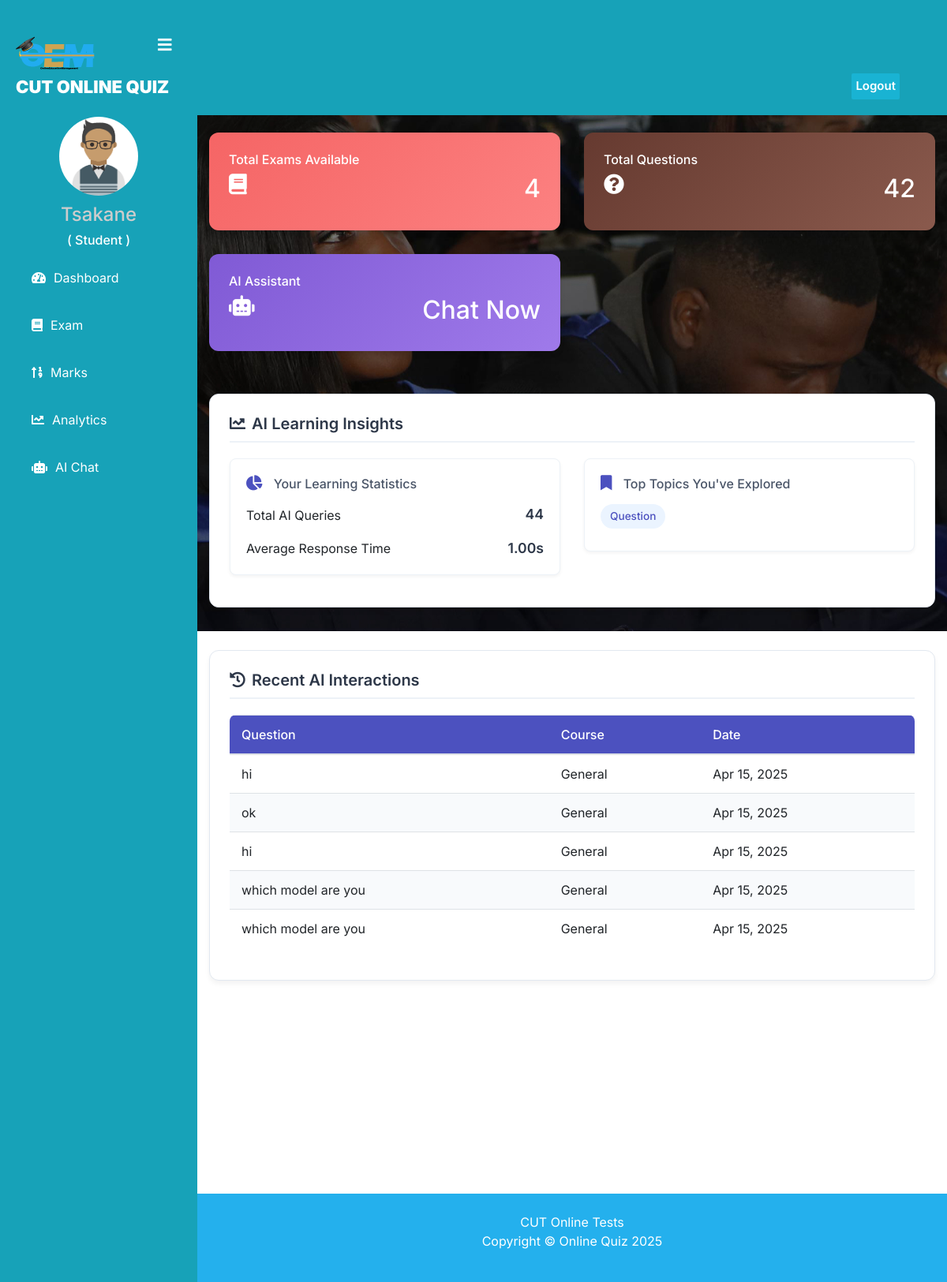
/student/student-dashboard (signed in), run on the app's committed database.
### student/models.py (models this page shows, shortened)
class AIChatHistory(models.Model):
    student = models.ForeignKey(Student, on_delete=models.CASCADE)
    question = models.TextField()
    answer = models.TextField()
    timestamp = models.DateTimeField(default=timezone.now)
    course = models.ForeignKey('quiz.Course', on_delete=models.SET_NULL, null=True, blank=True)
    class Meta:
        ordering = ['-timestamp']

### student/views.py (the view)
# urls.py: path('student-dashboard', views.student_dashboard_view, name='student-dashboard'),
@login_required(login_url='studentlogin')
@user_passes_test(is_student)
def student_dashboard_view(request):
    student = models.Student.objects.get(user_id=request.user.id)
    ai_insights = get_student_ai_insights(student)
    dict={
        'total_course':QMODEL.Course.objects.all().count(),
        'total_question':QMODEL.Question.objects.all().count(),
        'ai_insights': ai_insights,
        'courses': QMODEL.Course.objects.all(),
    }
    return render(request,'student/student_dashboard.html',context=dict)

### student/ai_utils.py (called while the page is built)
def get_student_ai_insights(student):
    try:
        analytics = AIUsageAnalytics.objects.filter(student=student).order_by('-date')[:7]
        recent_chats = AIChatHistory.objects.filter(student=student).order_by('-timestamp')[:5]
        insights = {
            'total_queries': sum(a.total_queries for a in analytics),
            'average_response_time': sum(a.average_response_time for a in analytics) / len(analytics) if analytics else 0,
            'top_topics': get_top_topics(student),
            'recent_chats': recent_chats
        }
        return insights
    except Exception as e:
        logger.error(f"Error getting AI insights for student {student.get_name}: {str(e)}")
        return {
            'total_queries': 0,
            'average_response_time': 0,
            'top_topics': [],
            'recent_chats': []
        }

def get_top_topics(student):
    try:
        analytics = AIUsageAnalytics.objects.filter(student=student).order_by('-date').first()
        if analytics and analytics.topics_covered:
            return analytics.topics_covered[:5]
    except Exception as e:
        logger.error(f"Error getting top topics: {str(e)}")
    return []

### student/views.py (called while the page is built)
def is_student(user):
    return user.groups.filter(name='STUDENT').exists()

### templates/student/student_dashboard.html (shortened to what this page needs)
{% extends 'student/studentbase.html' %}
{% load widget_tweaks %}
{% block content %}
<head>
    <link href="http://netdna.bootstrapcdn.com/bootstrap/4.0.0-beta/css/bootstrap.min.css" rel="stylesheet">
    <link rel="stylesheet" href="https://maxcdn.bootstrapcdn.com/bootstrap/4.4.1/css/bootstrap.min.css">
    <link href="https://maxcdn.bootstrapcdn.com/font-awesome/4.3.0/css/font-awesome.min.css" rel="stylesheet">
</head>
<br><br>
<div class="container">
    <div class="row">
      <div class="col-md-4 col-xl-6">
        <div class="card bg-c-yellow order-card">
          <div class="card-block">
            <h6 class="m-b-20">Total Exams Available</h6>
            <h2 class="text-right"><i class="fas fa-book f-left"></i><span>{{total_course}}</span></h2>
          </div>
        </div>
      </div>
      <div class="col-md-4 col-xl-6">
        <div class="card bg-c-pink order-card">
          <div class="card-block">
            <h6 class="m-b-20">Total Questions</h6>
            <h2 class="text-right"><i class="fas fa-question-circle f-left"></i><span>{{total_question}}</span></h2>
          </div>
        </div>
      </div>
      <div class="col-md-4 col-xl-6">
        <div class="card bg-c-purple order-card">
          <div class="card-block">
            <h6 class="m-b-20">AI Assistant</h6>
            <h2 class="text-right">
              <i class="fas fa-robot f-left"></i>
              <a href="{% url 'ai_chat' %}" class="text-white">
                <span>Chat Now</span>
              </a>
            </h2>
          </div>
        </div>
      </div>
    </div>
    <div class="row mt-4">
      <div class="col-md-12">
        <div class="ai-insights-container">
          <h5><i class="fas fa-chart-line mr-2"></i>AI Learning Insights</h5>
          <div class="row">
            <div class="col-md-6">
              <div class="ai-stat-card">
                <h6><i class="fas fa-chart-pie"></i> Your Learning Statistics</h6>
                <div class="mt-3">
                  <div class="d-flex justify-content-between align-items-center mb-3">
                    <span>Total AI Queries</span>
                    <p class="mb-0">{{ ai_insights.total_queries }}</p>
                  </div>
                  <div class="d-flex justify-content-between align-items-center">
                    <span>Average Response Time</span>
                    <p class="mb-0">{{ ai_insights.average_response_time|floatformat:2 }}s</p>
                  </div>
                </div>
              </div>
            </div>
            <div class="col-md-6">
              <div class="ai-stat-card">
                <h6><i class="fas fa-bookmark"></i> Top Topics You've Explored</h6>
                <div class="mt-3">
                  {% for topic in ai_insights.top_topics %}
                    <span class="topic-badge">{{ topic|title }}</span>
                  {% endfor %}
                </div>
              </div>
            </div>
          </div>
        </div>
      </div>
    </div>
    {% if ai_insights.recent_chats %}
    <div class="row mt-4">
      <div class="col-md-12">
        <div class="ai-insights-container">
          <h5><i class="fas fa-history mr-2"></i>Recent AI Interactions</h5>
          <div class="table-responsive recent-chats-table">
            <table class="table table-hover">
              <thead>
                <tr>
                  <th>Question</th>
                  <th>Course</th>
                  <th>Date</th>
                </tr>
              </thead>
              <tbody>
                {% for chat in ai_insights.recent_chats %}
                <tr>
                  <td class="chat-preview">{{ chat.question|truncatechars:50 }}</td>
                  <td>{{ chat.course.course_name|default:"General" }}</td>
                  <td>{{ chat.timestamp|date:"M d, Y" }}</td>
                </tr>
                {% endfor %}
              </tbody>
            </table>
          </div>
        </div>
      </div>
    </div>
    {% endif %}
</div>
<br><br><br><br><br><br><br><br><br><br>
{% endblock content %}

### templates/student/studentbase.html (shortened to what this page needs)
<!DOCTYPE html>
{% load static %}
<html lang="en" dir="ltr">
<head>
  <link rel="stylesheet" href="https://cdnjs.cloudflare.com/ajax/libs/font-awesome/5.12.1/css/all.min.css">
</head>
<body>
  <header>
    <label for="check">
      <i style="left: 200px;margin-top: 17px;"class="fas fa-bars" id="sidebar_btn"></i>
    </label>
    <div class="left_area">
      <img src="{% static "../static/image/assets/images/oem.png" %}" width="100rem" class="logo_image" alt="jj">
      <h3 style="color: var(--white);">CUT Online Quiz</h3>
    </div>
    <div class="right_area">
       <form action="{% url 'logout' %}" method="POST">
        <button class="logout_btn" type="submit">Logout</button>
    </form>
    </div>
  </header>
  {% if not hide_sidebar %}
  <div class="sidebar">
    <br><br>
    <center>
      {% if student.profile_pic %}
      <img src="{{ student.profile_pic.url }}" class="profile_image" alt="Profile Picture">
  {% else %}
      <img src="{% static 'image/student.png' %}" class="profile_image" alt="Default Profile Picture">
  {% endif %}
      <h4>{{request.user.first_name}}</h4>
      <h6 style="color: rgb(255, 255, 255);">( Student )</h6>
    </center>
    <a href="/student/student-dashboard"><i class="fas fa-tachometer-alt"></i><span>Dashboard</span></a>
    <a href="/student/student-exam"><i class="fas fa-book"></i><span>Exam</span></a>
    <a href="/student/student-marks"><i class="fas fa-sort-numeric-up"></i><span>Marks</span></a>
    <a href="/student/analytics"><i class="fas fa-chart-line"></i><span>Analytics</span></a>
    <a href="/student/ai-chat"><i class="fas fa-robot"></i><span>AI Chat</span></a>
  </div>
  {% endif %}
  <div class="content" {% if hide_sidebar %}style="margin-left: 0; padding-top: 60px;"{% endif %}>
    <br><br><br><br><br>
    {% block content %}
    {% endblock content %}
    {% include "quiz/footer.html" %}
  </div>
</body>
</html>

### templates/student/studentbase.html (style rules this page uses)
:root { --blue: #24b0ed; --indigo: #6610f2; --purple: #6f42c1; --pink: #e83e8c; --red: #dc3545; --orange: #fd7e14; --yellow: #ffc107; --green: #28a745; --teal: #20c997; --cyan: #17a2b8; --white: #fff; --gray: #6c757d; --gray-dark: #343a40; --primary: #24b0ed; --secondary: #6c757d; --success: #28a745; --info: #17a2b8; --warning: #ffc107; --danger: #dc3545; --light: #f8f9fa; --dark: #343a40; --breakpoint-xs: 0; --breakpoint-sm: 576px; --breakpoint-md: 768px; --breakpoint-lg: 992px; --breakpoint-xl: 1200px; --font-family-sans-serif: -apple-system, BlinkMacSystemFont, "Segoe UI", Roboto, "Helvetica Neue", Arial, "Noto Sans", sans-serif, "Apple Color Emoji", "Segoe UI Emoji", "Segoe UI Symbol", "Noto Color Emoji"; --font-family-monospace: SFMono-Regular, Menlo, Monaco, Consolas, "Liberation Mono", "Courier New", monospace; }
a:link { text-decoration: none; }
body { margin: 0; padding: 0; font-family: "Gill Sans", sans-serif;; }
header { position: fixed; background: var(--cyan); padding: 20px; width: 100%; z-index: 1; }
.left_area h3 { color: #fff; margin: 0px; text-transform: uppercase; font-size: 22px; font-weight: 900; }
.logout_btn { padding: 5px; background: #19B3D3; text-decoration: none; float: right; margin-top: -30px; margin-right: 40px; border-radius: 2px; font-size: 15px; font-weight: 600; color: #fff; transition: 0.5s; border:none; }
.sidebar { background: var(--cyan); margin-top: 70px; padding-top: 30px; position: fixed; left: 0; width: 250px; height: 100%; transition: 0.5s; transition-property: left; }
.sidebar .profile_image { width: 100px; height: 100px; border-radius: 100px; margin-bottom: 10px; }
.sidebar h4 { color: #ccc; margin-top: 0; }
.sidebar a { color: #fff; display: block; width: 100%; line-height: 60px; text-decoration: none; padding-left: 40px; box-sizing: border-box; transition: 0.5s; }
.sidebar i { padding-right: 10px; }
label #sidebar_btn { z-index: 1; color: #fff; position: fixed; cursor: pointer; left: 300px; font-size: 20px; margin: 5px 0; transition: 0.5s; transition-property: color; }
.content { margin-left: 250px; background: url(./../../static/image/assets/images/back2.jpg) no-repeat; background-position: center; background-size: cover; height: 100vh; transition: 0.5s; }

### templates/student/student_dashboard.html (style rules this page uses)
a:link { text-decoration: none; }
.order-card { color: rgb(255, 255, 255); transition: all 0.3s ease; }
.bg-c-yellow { background: linear-gradient(135deg, #F56565 0%, #FC8181 100%); }
.bg-c-pink { background: linear-gradient(135deg, #663a30 0%, #8a5a4d 100%); }
.bg-c-purple { background: linear-gradient(135deg, #805AD5 0%, #9F7AEA 100%); }
.card { border-radius: 12px; -webkit-box-shadow: 0 4px 6px rgba(0, 0, 0, 0.1); box-shadow: 0 4px 6px rgba(0, 0, 0, 0.1); border: none; margin-bottom: 30px; -webkit-transition: all 0.3s ease-in-out; transition: all 0.3s ease-in-out; overflow: hidden; }
.card .card-block { padding: 25px; }
.order-card i { font-size: 26px; }
.f-left { float: left; }
.ai-insights-container { background: #fff; border-radius: 12px; padding: 25px; margin-bottom: 30px; box-shadow: 0 4px 6px rgba(0, 0, 0, 0.05); border: 1px solid #e2e8f0; }
.ai-insights-container h5 { color: #2D3748; font-weight: 600; margin-bottom: 20px; font-size: 1.25rem; border-bottom: 2px solid #edf2f7; padding-bottom: 10px; }
.ai-stat-card { background: #fff; border-radius: 8px; padding: 20px; margin-bottom: 15px; box-shadow: 0 2px 4px rgba(0, 0, 0, 0.05); border: 1px solid #edf2f7; transition: all 0.3s ease; }
.ai-stat-card i { color: #4C51BF; margin-right: 10px; font-size: 1.2rem; }
.ai-stat-card h6 { font-weight: 500; color: #4a5568; margin-bottom: 5px; }
.ai-stat-card p { font-weight: 600; color: #2D3748; margin-bottom: 0; font-size: 1.1rem; }
.topic-badge { display: inline-block; background: #ebf4ff; color: #4C51BF; padding: 5px 12px; border-radius: 20px; font-size: 0.85rem; font-weight: 500; margin-right: 8px; margin-bottom: 8px; }
.recent-chats-table { border-radius: 8px; overflow: hidden; }
.recent-chats-table thead { background: #4C51BF; color: white; }
.recent-chats-table th { font-weight: 500; padding: 12px 15px; }
.recent-chats-table td { padding: 12px 15px; vertical-align: middle; }
.recent-chats-table tr:nth-child(even) { background-color: #f8fafc; }
.chat-preview { max-width: 200px; white-space: nowrap; overflow: hidden; text-overflow: ellipsis; }
body { font-family: 'Inter', sans-serif; }

### data on the page
AIChatHistory: question "hi", course.course_name "General", timestamp "Apr 15, 2025"
AIChatHistory: question "ok", course.course_name "General", timestamp "Apr 15, 2025"
AIChatHistory: question "hi", course.course_name "General", timestamp "Apr 15, 2025"
AIChatHistory: question "which model are you", course.course_name "General", timestamp "Apr 15, 2025"
AIChatHistory: question "which model are you", course.course_name "General", timestamp "Apr 15, 2025"

### other printed values
{{ request.user.first_name }} "Tsakane"
{{ total_course }} "4"
{{ total_question }} "42"
{{ ai_insights.total_queries }} "44"
{{ ai_insights.average_response_time|floatformat:2 }} "1.00"
{{ topic|title }} "Question"
